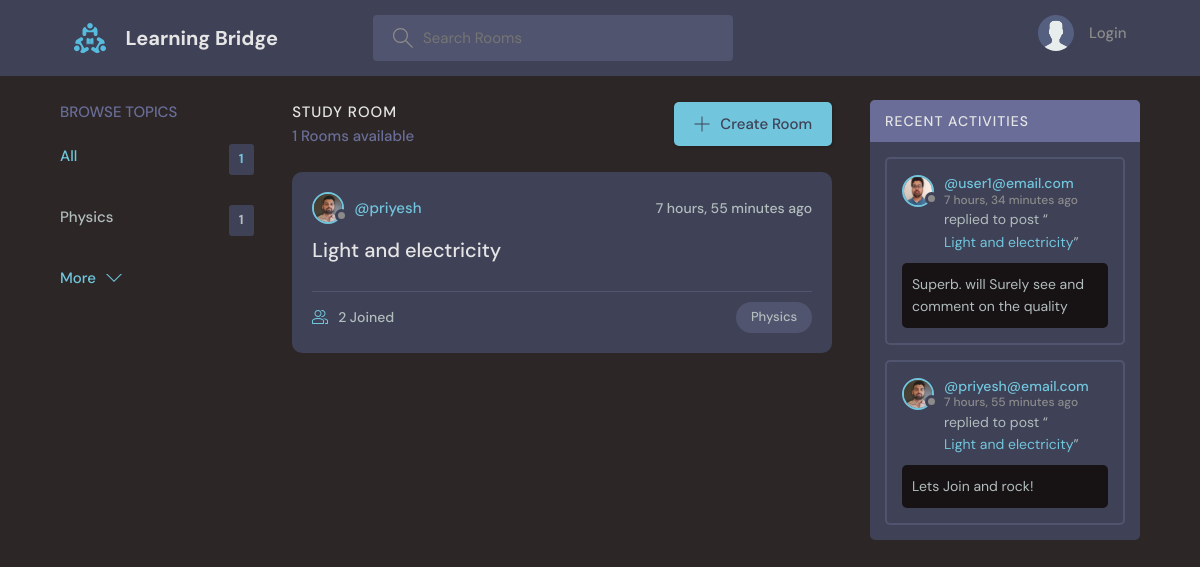
The page / on the database its author committed.
### base/models.py (models this page shows)
class Topic(models.Model):
    name= models.CharField(max_length=200)
    def __str__(self):
        return self.name

class Room(models.Model):
    host =  models.ForeignKey(User, on_delete = models.SET_NULL, null=True)
    topic = models.ForeignKey(Topic,on_delete = models.SET_NULL, null=True)
    name = models.CharField(max_length =200)
    description = models.TextField(null =True, blank=True)
    participants = models.ManyToManyField(User, related_name='participants', blank=True)
    updated=models.DateTimeField(auto_now= True)
    created = models.DateTimeField(auto_now_add=True)
    class Meta:
        ordering = [ '-updated', '-created']
    def __str__(self):
        return self.name

class User(AbstractUser):
    name = models.CharField(max_length=200, null = True)
    email = models.EmailField(unique=True, null= True)
    bio = models.TextField(null = True)
    avatar = models.ImageField(null = True, default = "avatar.svg")
    USERNAME_FIELD = "email"
    REQUIRED_FIELDS = []

class Message(models.Model):
    user = models.ForeignKey(User, on_delete = models.CASCADE)
    room=models.ForeignKey(Room, on_delete= models.CASCADE)
    body = models.TextField()
    updated=models.DateTimeField(auto_now= True)
    created = models.DateTimeField(auto_now_add=True)
    class Meta:
        ordering = [ '-updated', '-created']
    def __str__(self):
        return self.body[0:50]

### base/views.py (the view)
# urls.py: path("", views.home, name="home"),
def home(request):
    q = request.GET.get('q') if request.GET.get('q') != None else ''
    rooms = Room.objects.filter(topic__name__icontains=q)
    room_count = rooms.count()
    topic = Topic.objects.all()[0:5]
    room_messages = Message.objects.filter(room__topic__name__icontains=q)
    context = {'rooms': rooms, 'topics':topic, 'room_count':room_count, 'room_messages':room_messages}
    return render(request, 'base/home.html',context)

### base/templates/base/home.html (shortened to what this page needs)
{% extends 'main.html' %}
{% block content %}
    <main class="layout layout--3">
      <div class="container">
        {% include 'base/topic_components.html' %}
        <div class="roomList">
          <div class="roomList__header">
            <div>
              <h2>Study Room</h2>
              <p>{{room_count}} Rooms available</p>
            </div>
            <a class="btn btn--main" href="{% url 'create-room' %}">
              <svg version="1.1" xmlns="http://www.w3.org/2000/svg" width="32" height="32" viewBox="0 0 32 32">
                <title>add</title>
                <path
                  d="M16.943 0.943h-1.885v14.115h-14.115v1.885h14.115v14.115h1.885v-14.115h14.115v-1.885h-14.115v-14.115z"
                ></path>
              </svg>
              Create Room
            </a>
          </div>
          {% include 'base/feed_components.html' %}
        </div>
        {% include 'base/activity_components.html' %}
      </div>
    </main>
{% endblock %}

### base/templates/base/topic_components.html
<div class="topics">
    <div class="topics__header">
      <h2>Browse Topics</h2>
    </div>
    <ul class="topics__list">
      <li>
        <a href="{% url 'home' %}" class="active">All <span>{{topics.count}}</span></a>
      </li>
      {% for topic in topics %}
      <li>
        <a href="{% url 'home' %}?q={{topic.name}}"> {{topic.name}} <span>{{topic.room_set.all.count}}</span></a>
      </li>
      {% endfor %}
    </ul>
    <a class="btn btn--link" href="{% url 'topics' %}">
      More
      <svg version="1.1" xmlns="http://www.w3.org/2000/svg" width="32" height="32" viewBox="0 0 32 32">
        <title>chevron-down</title>
        <path d="M16 21l-13-13h-3l16 16 16-16h-3l-13 13z"></path>
      </svg>
    </a>
  </div>

### base/templates/base/feed_components.html (shortened to what this page needs)
{% for room in rooms %}
<div class="roomListRoom">
    <div class="roomListRoom__header">
      <a href="{% url 'user-profile' room.host.id %}" class="roomListRoom__author">
        <div class="avatar avatar--small">
          <img src="{{room.host.avatar.url}}" alt="profile photo"/>
        </div>
        <span>@{{room.host.username}}</span>
      </a>
      <div class="roomListRoom__actions">
        <span>{{room.created|timesince}} ago</span>
      </div>
    </div>
    <div class="roomListRoom__content">
      <a href="{% url 'room' room.id %}">{{room.name}}</a>
    </div>
    <div class="roomListRoom__meta">
      <a href="{% url 'room' room.id %}" class="roomListRoom__joined">
        {{room.participants.all.count}} Joined
      </a>
      <p class="roomListRoom__topic">{{room.topic}}</p>
    </div>
  </div>
{% endfor %}

### base/templates/base/activity_components.html (shortened to what this page needs)
<div class="activities">
    <div class="activities__header">
      <h2>Recent Activities</h2>
    </div>
    {% for message in room_messages %}
    <div class="activities__box">
      <div class="activities__boxHeader roomListRoom__header">
        <a href="{% url 'user-profile' message.user.id %}" class="roomListRoom__author">
          <div class="avatar avatar--small">
            <img src="{{message.user.avatar.url}}" alt="profile photo" />
          </div>
          <p>
            @{{message.user}}
            <span>{{message.created|timesince}} ago</span>
          </p>
        </a>
      </div>
      <div class="activities__boxContent">
        <p>replied to post “<a href="{% url 'room' message.room.id %}">{{message.room}}</a>”</p>
        <div class="activities__boxRoomContent">
          {{message}}
        </div>
      </div>
    </div>
    {% endfor %}
</div>

### rows shown on the page
Topic: name "Physics", room_set.all.count "1"
Room: host.avatar (picture), host.username "priyesh", created "7 hours, 55 minutes", name "Light and electricity", participants.all.count "2", topic "Physics"
Message: user.avatar (picture), user "user1@email.com", created "7 hours, 34 minutes", room "Light and electricity", body "Superb. will Surely see and comment on the quality"
Message: user.avatar (picture), user "priyesh@email.com", created "7 hours, 55 minutes", room "Light and electricity", body "Lets Join and rock!"

### other values the page prints
{{ topics.count }} "1"
{{ room_count }} "1"
